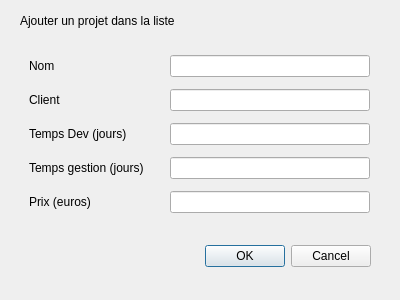
<?xml version="1.0" encoding="UTF-8"?>
<ui version="4.0">
 <class>Dialog</class>
 <widget class="QDialog" name="Dialog">
  <property name="geometry">
   <rect>
    <x>0</x>
    <y>0</y>
    <width>400</width>
    <height>300</height>
   </rect>
  </property>
  <property name="windowTitle">
   <string>Dialog</string>
  </property>
  <widget class="QDialogButtonBox" name="buttonBox">
   <property name="geometry">
    <rect>
     <x>30</x>
     <y>240</y>
     <width>341</width>
     <height>32</height>
    </rect>
   </property>
   <property name="orientation">
    <enum>Qt::Horizontal</enum>
   </property>
   <property name="standardButtons">
    <set>QDialogButtonBox::Cancel|QDialogButtonBox::Ok</set>
   </property>
  </widget>
  <widget class="QLabel" name="label">
   <property name="geometry">
    <rect>
     <x>20</x>
     <y>10</y>
     <width>181</width>
     <height>21</height>
    </rect>
   </property>
   <property name="text">
    <string>Ajouter un projet dans la liste</string>
   </property>
  </widget>
  <widget class="QWidget" name="gridLayoutWidget">
   <property name="geometry">
    <rect>
     <x>29</x>
     <y>49</y>
     <width>341</width>
     <height>171</height>
    </rect>
   </property>
   <layout class="QGridLayout" name="gridLayout">
    <item row="1" column="2">
     <widget class="QLineEdit" name="lineEdit_2"/>
    </item>
    <item row="3" column="2">
     <widget class="QLineEdit" name="lineEdit_3"/>
    </item>
    <item row="4" column="2">
     <widget class="QLineEdit" name="lineEdit_4"/>
    </item>
    <item row="5" column="2">
     <widget class="QLineEdit" name="lineEdit_5"/>
    </item>
    <item row="2" column="2">
     <widget class="QLineEdit" name="lineEdit"/>
    </item>
    <item row="4" column="0">
     <widget class="QLabel" name="label_5">
      <property name="text">
       <string>Temps gestion (jours)</string>
      </property>
     </widget>
    </item>
    <item row="1" column="0">
     <widget class="QLabel" name="label_2">
      <property name="text">
       <string>Nom</string>
      </property>
     </widget>
    </item>
    <item row="2" column="0">
     <widget class="QLabel" name="label_3">
      <property name="text">
       <string>Client</string>
      </property>
     </widget>
    </item>
    <item row="3" column="0">
     <widget class="QLabel" name="label_4">
      <property name="text">
       <string>Temps Dev (jours) </string>
      </property>
     </widget>
    </item>
    <item row="5" column="0">
     <widget class="QLabel" name="label_6">
      <property name="text">
       <string>Prix (euros)</string>
      </property>
     </widget>
    </item>
    <item row="1" column="1" rowspan="5">
     <spacer name="verticalSpacer">
      <property name="orientation">
       <enum>Qt::Vertical</enum>
      </property>
      <property name="sizeHint" stdset="0">
       <size>
        <width>20</width>
        <height>40</height>
       </size>
      </property>
     </spacer>
    </item>
   </layout>
  </widget>
 </widget>
 <resources/>
 <connections>
  <connection>
   <sender>buttonBox</sender>
   <signal>accepted()</signal>
   <receiver>Dialog</receiver>
   <slot>accept()</slot>
   <hints>
    <hint type="sourcelabel">
     <x>248</x>
     <y>254</y>
    </hint>
    <hint type="destinationlabel">
     <x>157</x>
     <y>274</y>
    </hint>
   </hints>
  </connection>
  <connection>
   <sender>buttonBox</sender>
   <signal>rejected()</signal>
   <receiver>Dialog</receiver>
   <slot>reject()</slot>
   <hints>
    <hint type="sourcelabel">
     <x>316</x>
     <y>260</y>
    </hint>
    <hint type="destinationlabel">
     <x>286</x>
     <y>274</y>
    </hint>
   </hints>
  </connection>
 </connections>
</ui>
